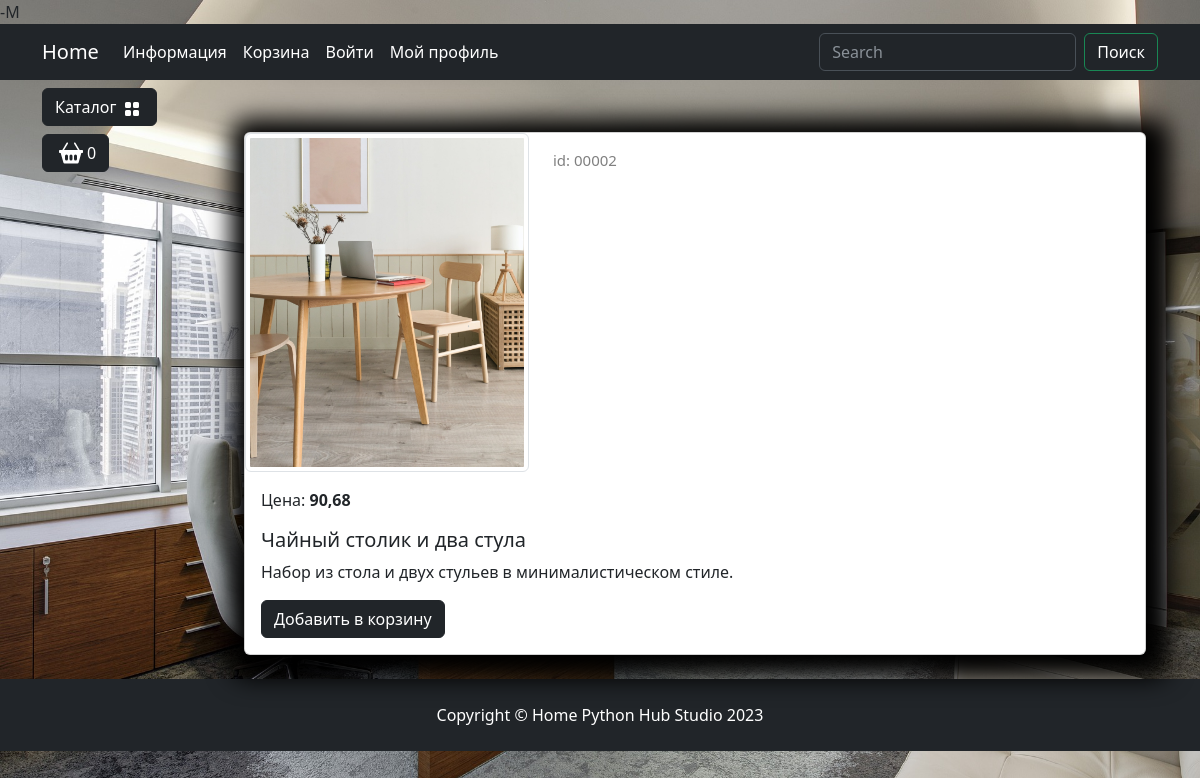
The app's page /catalog/product/chajnyj-stolik-i-dva-stula/ with its own data.
### goods/models.py (models this page shows, shortened)
class Products(models.Model):
    name = models.CharField(unique=True, max_length=150, verbose_name='Название')
    slug = models.SlugField(max_length=200, unique=True, blank=True, null=True, verbose_name='URL')
    description = models.TextField(blank=True, null=True, verbose_name='Описание')
    image = models.ImageField(upload_to='goods_images', blank=True, null= True,verbose_name='Изображение')
    price = models.DecimalField(default= 00.0, max_digits=7,decimal_places= 2, verbose_name='Цена')
    discount = models.DecimalField(default= 00.0, max_digits=4,decimal_places= 2, verbose_name='Скидка в %')
    quantity = models.PositiveBigIntegerField(default= 0,verbose_name= 'Количество')
    category = models.ForeignKey(to=Categories,on_delete=models.CASCADE, verbose_name='Категория')
    class Meta:
        db_table = 'product'
        verbose_name = 'Продукт'
        verbose_name_plural = 'Продукты'
    def display_id(self):
        return f'{self.id:05}'
    def sell_price(self):
        if self.discount:
            return round(self.price - self.price*self.discount/100, 2)
        return self.price

### goods/views.py (the view)
# urls.py: path('product/<slug:product_slug>/', views.product, name='product'),
def product(request, product_slug):
    product = Products.objects.get(slug=product_slug)
    context = {
        'product' : product,
    }
    return render(request,'goods/product.html',context=context)

### goods/templatetags/goods_tags.py (called while the page is built)
@register.simple_tag()
def tag_categories():
    return Categories.objects.all()

### goods/templates/goods/product.html (shortened to what this page needs)
{% extends "main/base.html" %}
{% load static %}
{% block content %}
<div class="container mt-5">
    <div class="card mb-4 custom-shadow">
        <div class="row">
            <div class="col-md-4">
                <img src="{{ product.image.url }}"
                    class="img-thumbnail" data-bs-toggle="modal" data-bs-target="#imageModal1">
            </div>
            <div class="col-md-4 ">
                <p class="product_id mt-3">id: {{ product.display_id }}</p>
            </div>
        </div>
        <div class="card-body">
            <p class="card-text">Цена: <strong>{{ product.sell_price }}</strong></p>
            <h5 class="card-title">{{ product.name }}</h5>
            <p class="card-text">{{ product.description }}</p>
            <a href="#" class="btn btn-dark add-to-cart">Добавить в корзину</a>
        </div>
    </div>
</div>
{% endblock content %}

### static/deps/css/my_css.css (style rules this page uses)
body { background-image: url("../images/bg-image.jpg"); background-repeat: no-repeat; background-attachment: fixed; background-position: center center; background-size: cover; height: 100%; }
.custom-shadow { box-shadow: 5px 5px 25px 19px #000000; }
.product_id { color: gray; font-size: 15px; }

### records on screen
Products: image (picture), display_id "00002", sell_price "90,68", name "Чайный столик и два стула", description "Набор из стола и двух стульев в минималистическом стиле."
